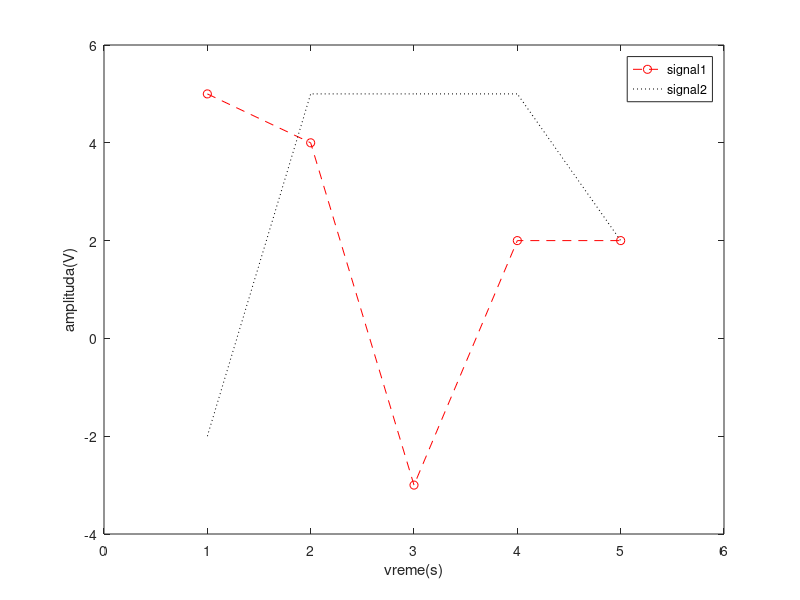

MATLAB code to generate this figure:
x = [1,2,3,4,5];
y1 = [5,4,-3,2,2];
y2 = [-2,5,5,5,2];
figure
plot(x,y1,'ro--')
hold on 
plot(x,y2,'k:')
xlim([0 6])
ylim([-4 6])
ylabel('amplituda(V)')
xlabel('vreme(s)')
legend('signal1','signal2')
